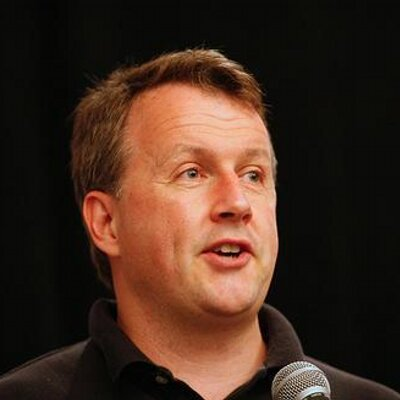
#> input picture input.jpg, 400 x 400 px
$ python main.py
#> lines starting #> are read from the running program, lines starting #| are printed output that depends on the picture
from PIL import Image
import numpy as np

input_image = "input.jpg"
output_image = "output.jpg"

img = Image.open(input_image).convert("RGB")
#> img is the input picture: PIL image 400x400 RGB; mean R, G, B 67.9, 44.2, 31.8
pixels =  np.array(img)
flat_pixels = pixels.reshape(-1, 3)
sorted_pixels = np.array(sorted(flat_pixels, key=lambda x: (x[0], x[1], x[2])))
sorted_image_array = sorted_pixels.reshape(pixels.shape)
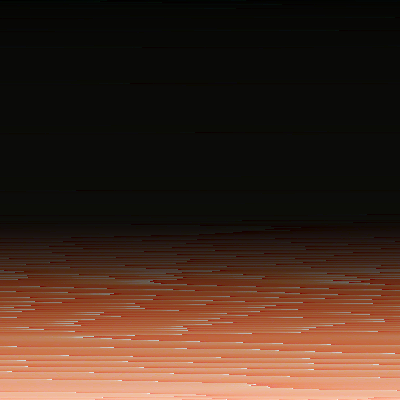
#> sorted_image_array: shape (400, 400, 3); mean R, G, B 67.9, 44.2, 31.8
sorted_image = Image.fromarray(np.uint8(sorted_image_array))
sorted_image.save(output_image)
